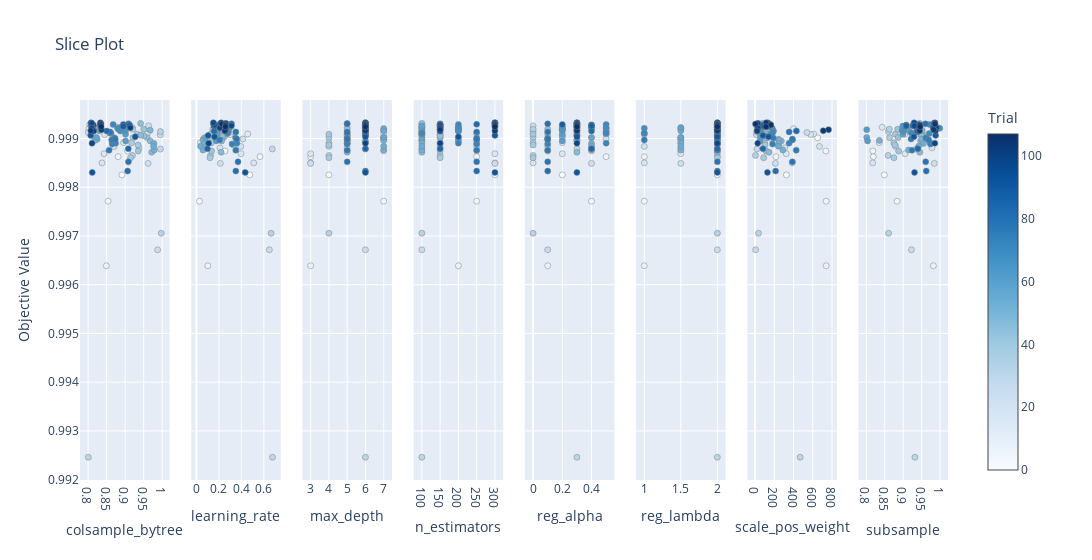

Here is the notebook cell this chart was saved with:
### Code cell
optuna.visualization.plot_slice(xgb_study)
